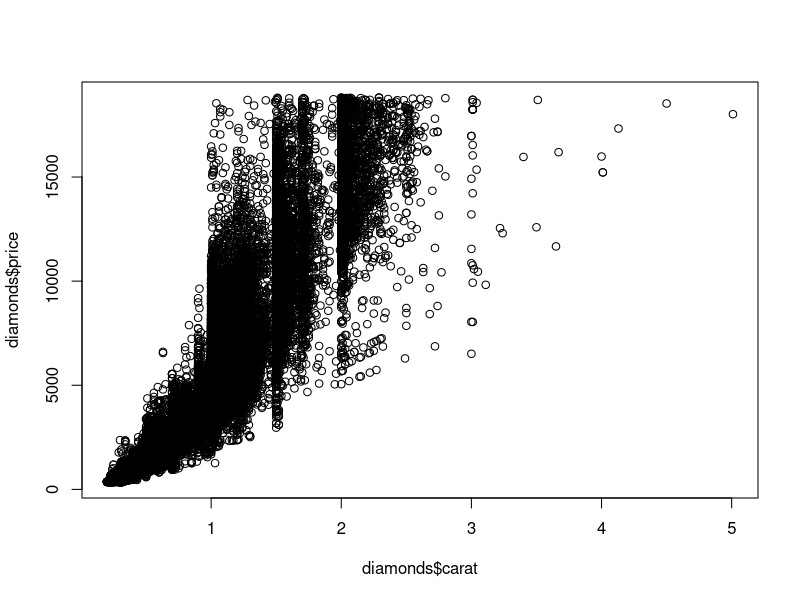
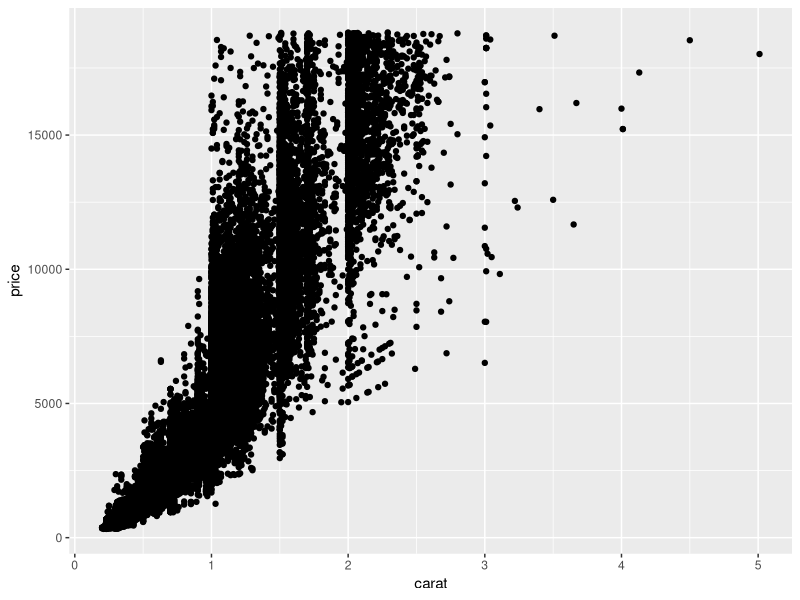
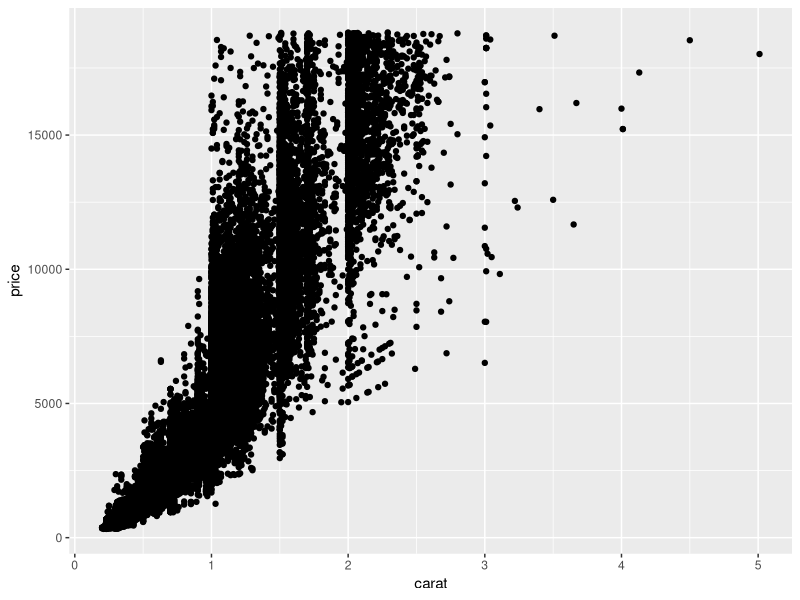
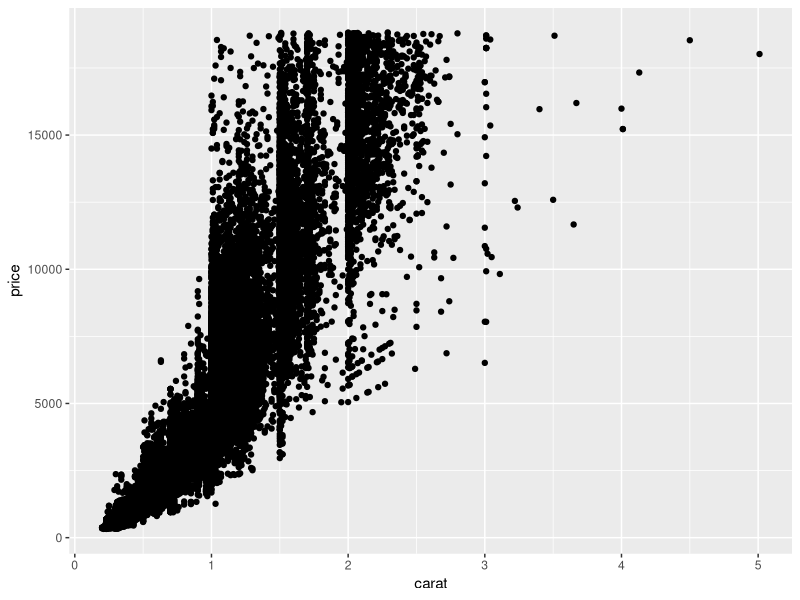
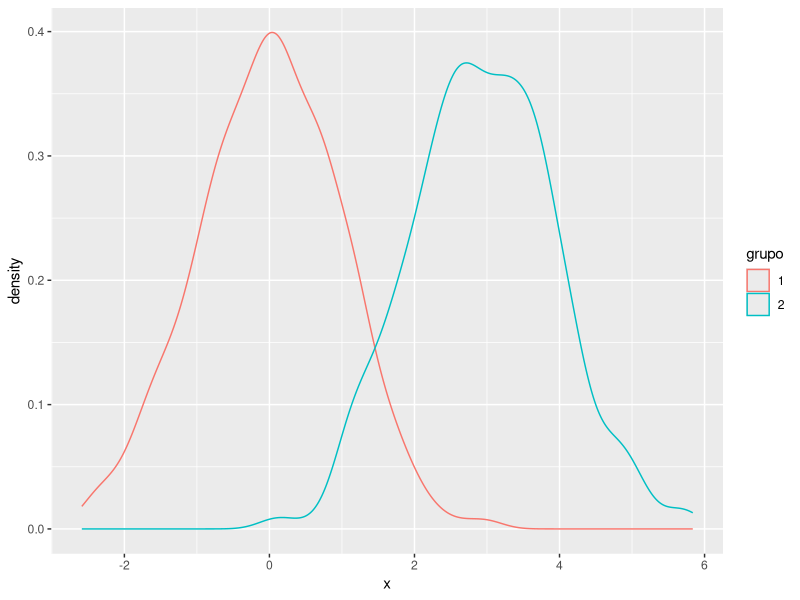
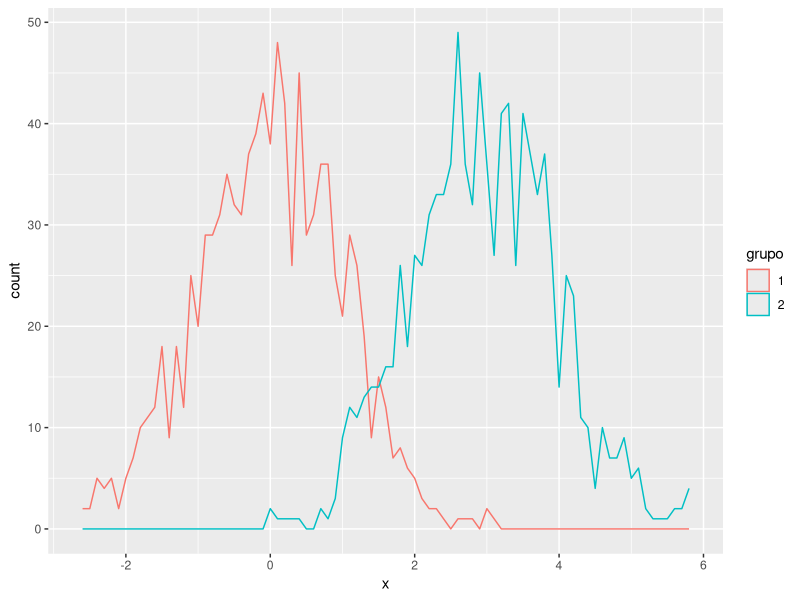
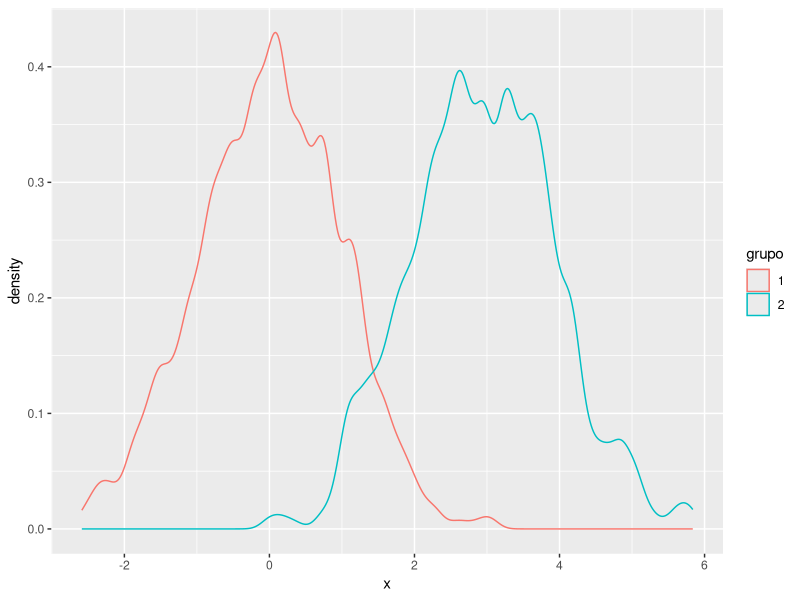
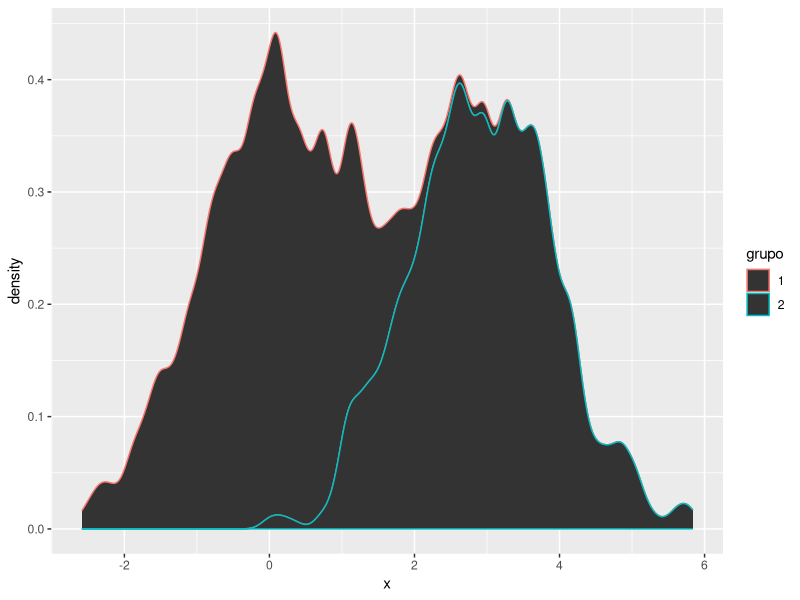

Recreate these plots in R, in order.
## ---- chunk 1
knitr::opts_chunk$set(echo = T, warning = F, error = F, message = F)
library(ggplot2)
## ---- chunk 2
data(diamonds, package = "ggplot2")
str(diamonds)

plot(diamonds$carat, diamonds$price)
## ---- chunk 3
qplot(data = diamonds, x = carat, y = price, geom = "point")
## ---- chunk 4
ggplot() +
  layer( # una capa
    data = diamonds, # datos
    mapping = aes(x = carat, y = price), # mapeo estético
    geom = "point", # geometría
    stat = "identity", # transformación estadística
    position = "identity" # ajuste en posición de objetos
    ) + 
  scale_y_continuous() + # Escala para estética continua en y
  scale_x_continuous() + # Escala para estética continua en x
  coord_cartesian() # Sistema de coordenadas
## ---- chunk 5
ggplot(diamonds, aes(carat, price)) + geom_point()
## ---- chunk 6
mix2norm <- data.frame(x  = c(rnorm(1000), rnorm(1000, 3)), 
                       grupo = as.factor(rep(c(1,2),each=1000)))

ggplot(mix2norm, aes(x=x, color = grupo)) + geom_density()
## ---- chunk 7
ggplot(mix2norm, aes(x=x, color = grupo)) + 
  geom_density(stat = "bin", binwidth = 0.1)
## ---- chunk 8
ggplot(mix2norm, aes(x = x, color = grupo)) + geom_density(adjust = 1/2)
## ---- chunk 9
ggplot(mix2norm, aes(x = x, color = grupo)) + stat_density(adjust = 1/2)
## ---- chunk 10
ggplot(mix2norm, aes(x=x, color = grupo)) + 
  stat_density(adjust=1/2, size=2, position = "identity", geom = "line")
## ---- chunk 11
ggplot(mix2norm, aes(x=x, color = grupo)) + 
  stat_density(adjust=1/2, size=2, position ="identity", geom ="line") +
  scale_y_log10(limits = c(1e-5,1))
## ---- chunk 12
ggplot(mix2norm, aes(x = x, color = grupo)) + 
  stat_density(adjust = 1/2, size = 2, position = "identity", geom = "line") +
  coord_polar()
## ---- chunk 13
ggplot(mix2norm, aes(x = x, color = grupo)) + 
  stat_density(adjust = 1/2, size = 2, position = "identity", geom = "line") +
  facet_grid(grupo ~ .)
